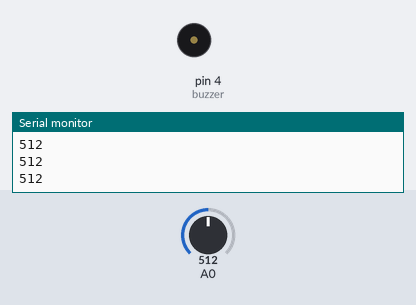
The sketch below on a simulated Arduino Uno, built with avr-gcc and run on an emulated ATmega328P. On the bench: buzzer (waves = sounding), the last lines printed to the serial monitor. The inputs (shaded band) are chosen by the test bench; at power-on: A0 = 512.

Above: at 1.2 s.
1.3 s: A0 set to 1010
2.8 s: A0 set to 1023
At 2.93 s:
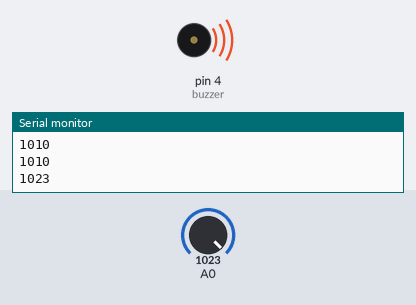
Timing chart, 0 to 11.8 s (numbered marks = the images above; inputs shaded):
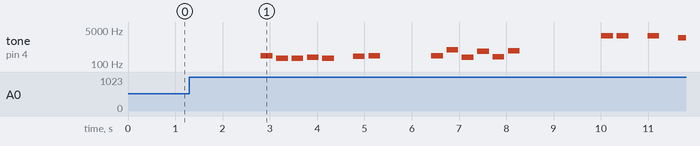

The sketch:

ToneShake.ino
```cpp
#include "pitches.h"

const int buzzer = 4; // Buzzer connected to D4

// melodies and notes
int melody1[8] = {
  NOTE_C4, NOTE_G3, NOTE_G3, NOTE_A3, NOTE_G3, 0, NOTE_B3, NOTE_C4
};

int melody2[8] = {
  NOTE_C4, NOTE_C5, NOTE_A3, NOTE_A4, NOTE_AS3, NOTE_AS4, 0, 0
};

int melody3[8] = {
  NOTE_E7, NOTE_E7, 0, NOTE_E7, 0, NOTE_C7, NOTE_E7, 0
};

// note durations: 4 = quarter note, 8 = eighth note, etc.:
int noteDurations[] = {
  4, 4, 4, 4, 4, 4, 4, 4, 4
};

void setup() {
  // put your setup code here, to run once:
  Serial.begin(9600); // Only for debugging
  pinMode(buzzer, OUTPUT);
}

void playMelody1() {
  for (int thisNote = 0; thisNote < 8; thisNote++) {

    // to calculate the note duration, take one second divided by the note type.
    //e.g. quarter note = 1000 / 4, eighth note = 1000/8, etc.
    int noteDuration = 1000 / noteDurations[thisNote];
    tone(buzzer, melody1[thisNote], noteDuration);

    // to distinguish the notes, set a minimum time between them.
    // the note's duration + 30% seems to work well:
    int pauseBetweenNotes = noteDuration * 1.30;
    delay(pauseBetweenNotes);
  }
  noTone(buzzer);
}

void playMelody2() {
  for (int thisNote = 0; thisNote < 8; thisNote++) {

    // to calculate the note duration, take one second divided by the note type.
    //e.g. quarter note = 1000 / 4, eighth note = 1000/8, etc.
    int noteDuration = 1000 / noteDurations[thisNote];
    tone(buzzer, melody2[thisNote], noteDuration);

    // to distinguish the notes, set a minimum time between them.
    // the note's duration + 30% seems to work well:
    int pauseBetweenNotes = noteDuration * 1.30;
    delay(pauseBetweenNotes);
  }
  noTone(buzzer);
}

void playMelody3() {
  for (int thisNote = 0; thisNote < 8; thisNote++) {

    // to calculate the note duration, take one second divided by the note type.
    //e.g. quarter note = 1000 / 4, eighth note = 1000/8, etc.
    int noteDuration = 1000 / noteDurations[thisNote];
    tone(buzzer, melody3[thisNote], noteDuration);

    // to distinguish the notes, set a minimum time between them.
    // the note's duration + 30% seems to work well:
    int pauseBetweenNotes = noteDuration * 1.30;
    delay(pauseBetweenNotes);
  }
  noTone(buzzer);
}

void switchMelody(int m) {
  if (m == 1) {
    playMelody1();
  }
  else if (m == 2) {
    playMelody2();
  }
  else if (m == 3) {
    playMelody3();
  }
}

int thisMelody = 1;

void loop() {
  // put your main code here, to run repeatedly:
  int sensor = analogRead(A0);  // read vibration value
  Serial.println(sensor);

  if (thisMelody > 3) {
    thisMelody = 1;
  }

  if (sensor > 1022) {
    switchMelody(thisMelody);
    thisMelody += 1;
    delay(1000);
  }
  else { // stop the tone playing
    noTone(buzzer);
  }
  noTone(buzzer);
}
```

pitches.h
```cpp
/*************************************************
 * Public Constants
 *************************************************/

#define NOTE_B0  31
#define NOTE_C1  33
#define NOTE_CS1 35
#define NOTE_D1  37
#define NOTE_DS1 39
#define NOTE_E1  41
#define NOTE_F1  44
#define NOTE_FS1 46
#define NOTE_G1  49
#define NOTE_GS1 52
#define NOTE_A1  55
#define NOTE_AS1 58
#define NOTE_B1  62
#define NOTE_C2  65
#define NOTE_CS2 69
#define NOTE_D2  73
#define NOTE_DS2 78
#define NOTE_E2  82
#define NOTE_F2  87
#define NOTE_FS2 93
#define NOTE_G2  98
#define NOTE_GS2 104
#define NOTE_A2  110
#define NOTE_AS2 117
#define NOTE_B2  123
#define NOTE_C3  131
#define NOTE_CS3 139
#define NOTE_D3  147
#define NOTE_DS3 156
#define NOTE_E3  165
#define NOTE_F3  175
#define NOTE_FS3 185
#define NOTE_G3  196
#define NOTE_GS3 208
#define NOTE_A3  220
#define NOTE_AS3 233
#define NOTE_B3  247
#define NOTE_C4  262
#define NOTE_CS4 277
#define NOTE_D4  294
#define NOTE_DS4 311
#define NOTE_E4  330
#define NOTE_F4  349
#define NOTE_FS4 370
#define NOTE_G4  392
#define NOTE_GS4 415
#define NOTE_A4  440
#define NOTE_AS4 466
#define NOTE_B4  494
#define NOTE_C5  523
#define NOTE_CS5 554
#define NOTE_D5  587
#define NOTE_DS5 622
#define NOTE_E5  659
#define NOTE_F5  698
#define NOTE_FS5 740
#define NOTE_G5  784
#define NOTE_GS5 831
#define NOTE_A5  880
#define NOTE_AS5 932
#define NOTE_B5  988
#define NOTE_C6  1047
#define NOTE_CS6 1109
#define NOTE_D6  1175
#define NOTE_DS6 1245
#define NOTE_E6  1319
#define NOTE_F6  1397
#define NOTE_FS6 1480
#define NOTE_G6  1568
#define NOTE_GS6 1661
#define NOTE_A6  1760
#define NOTE_AS6 1865
#define NOTE_B6  1976
#define NOTE_C7  2093
#define NOTE_CS7 2217
#define NOTE_D7  2349
#define NOTE_DS7 2489
#define NOTE_E7  2637
#define NOTE_F7  2794
#define NOTE_FS7 2960
#define NOTE_G7  3136
#define NOTE_GS7 3322
#define NOTE_A7  3520
#define NOTE_AS7 3729
#define NOTE_B7  3951
#define NOTE_C8  4186
#define NOTE_CS8 4435
#define NOTE_D8  4699
#define NOTE_DS8 4978
```

Measured:
- the behaviour switches between 1022 and 1023 on A0 (found by bisection; images 0 and 1)
- after the input at 2.8 s, tone on pin 4 (buzzer): plays 262 Hz for 0.25 s, 196 Hz for 0.25 s, 196 Hz for 0.25 s, 220 Hz for 0.25 s, 196 Hz for 0.25 s, 247 Hz for 0.25 s … (17 notes in this stretch), starting at once
